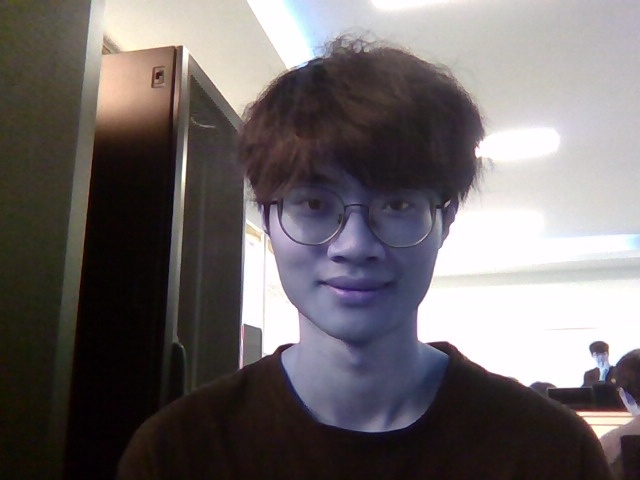
#> input picture Experiment_GUET/src/class_img/2.jpg, 640 x 480 px, found by its file name
$ jupyter execute --allow-errors Experiment_Content_Implementation_split.ipynb
#> lines starting #> are read from the running program, lines starting #| are printed output that depends on the picture
[cell 1]
from pathlib import Path
import numpy as np
import cv2
import matplotlib.pyplot as plt

plt.rcParams['font.sans-serif'] = ['SimHei', 'DejaVu Sans']
plt.rcParams['axes.unicode_minus'] = False


def find_project_root() -> Path:
    cwd = Path.cwd().resolve()
    for p in [cwd, *cwd.parents]:
        if (p / 'Experiment_GUET').exists():
            return p
    raise FileNotFoundError('未找到包含 Experiment_GUET 的项目根目录')


PROJECT_ROOT = find_project_root()
PIC_DIR = PROJECT_ROOT / 'Experiment_GUET' / 'pic'
CLASS_IMG_DIR = PROJECT_ROOT / 'Experiment_GUET' / 'src' / 'class_img'
OUT_DIR = PROJECT_ROOT / 'Experiment_GUET' / 'src' / '实验三' / 'results_strict'
OUT_DIR.mkdir(parents=True, exist_ok=True)


def read_gray(path: Path):
    img = cv2.imread(str(path), cv2.IMREAD_GRAYSCALE)
    if img is None:
        raise FileNotFoundError(f'无法读取图像: {path}')
    return img


def BWBand(w: int, h: int):
    img = np.zeros((321, 201), dtype=np.uint8)
    center_row = 321 // 2
    center_col = 201 // 2
    start_y = center_row - h // 2
    end_y = center_row + h // 2
    start_x = center_col - w // 2
    end_x = center_col + w // 2
    img[start_y:end_y, start_x:end_x] = 255
    return img


def fft_spectrum(gray):
    f = np.fft.fft2(gray.astype(np.float64))
    fshift = np.fft.fftshift(f)
    mag = np.abs(fshift)
    log_mag = np.log1p(mag)
    return f, fshift, mag, log_mag


def normalize_u8(x):
    return cv2.normalize(x, None, 0, 255, cv2.NORM_MINMAX).astype(np.uint8)


def show_and_save(fig, name):
    fig.tight_layout()
    fig.savefig(OUT_DIR / name, dpi=150, bbox_inches='tight')
    plt.show()


def rotate_image(img, angle):
    h, w = img.shape
    m = cv2.getRotationMatrix2D((w / 2.0, h / 2.0), angle, 1.0)
    return cv2.warpAffine(img, m, (w, h), flags=cv2.INTER_NEAREST, borderValue=0)


def add_salt_pepper_noise(img, amount=0.03, salt_vs_pepper=0.5):
    noisy = img.copy()
    total = img.size
    num_salt = int(total * amount * salt_vs_pepper)
    num_pepper = int(total * amount * (1 - salt_vs_pepper))

    ys = np.random.randint(0, img.shape[0], num_salt)
    xs = np.random.randint(0, img.shape[1], num_salt)
    noisy[ys, xs] = 255

    ys = np.random.randint(0, img.shape[0], num_pepper)
    xs = np.random.randint(0, img.shape[1], num_pepper)
    noisy[ys, xs] = 0
    return noisy


def gaussian_lowpass_filter(shape, d0):
    m, n = shape
    y = np.arange(m, dtype=np.float64)[:, None] - m / 2.0
    x = np.arange(n, dtype=np.float64)[None, :] - n / 2.0
    d2 = x * x + y * y
    return np.exp(-d2 / (2.0 * (d0 ** 2)))


def apply_frequency_filter(img, h_filter):
    f = np.fft.fft2(img.astype(np.float64))
    fshift = np.fft.fftshift(f)
    gshift = fshift * h_filter
    g = np.fft.ifft2(np.fft.ifftshift(gshift))
    return normalize_u8(np.real(g)), normalize_u8(np.log1p(np.abs(gshift)))


# [36 lines left out: functions peak_points_from_spectrum, notch_reject, split_peak_groups, not called in this run]


print(f'项目根目录: {PROJECT_ROOT}')
print(f'结果目录: {OUT_DIR}')
np.random.seed(0)

[cell 2]
# 任务1：为什么显示 log(|F|+1)；fftshift 后频谱特性
img = BWBand(7, 11)
f = np.fft.fft2(img.astype(np.float64))
mag_raw = np.abs(f)
log_raw = np.log1p(mag_raw)
fshift = np.fft.fftshift(f)
mag_shift = np.abs(fshift)
log_shift = np.log1p(mag_shift)

fig, ax = plt.subplots(2, 3, figsize=(14, 8))
ax[0, 0].imshow(img, cmap='gray')
ax[0, 0].set_title('BWBand(7,11)')
ax[0, 1].imshow(normalize_u8(mag_raw), cmap='gray')
ax[0, 1].set_title('|F(u,v)| (without log)')
ax[0, 2].imshow(normalize_u8(log_raw), cmap='gray')
ax[0, 2].set_title('log(1+|F(u,v)|) (without shift)')
ax[1, 0].imshow(normalize_u8(log_raw), cmap='gray')
ax[1, 0].set_title('Log spectrum (DC at top-left)')
ax[1, 1].imshow(normalize_u8(mag_shift), cmap='gray')
ax[1, 1].set_title('|F| + fftshift')
ax[1, 2].imshow(normalize_u8(log_shift), cmap='gray')
ax[1, 2].set_title('log(1+|F|) + fftshift')
for a in ax.ravel():
    a.axis('off')
show_and_save(fig, 'task1_log_fftshift.png')
#> in show_and_save, `fig.savefig(OUT_DIR / name, dpi=150, bbox_inches='tight')`:
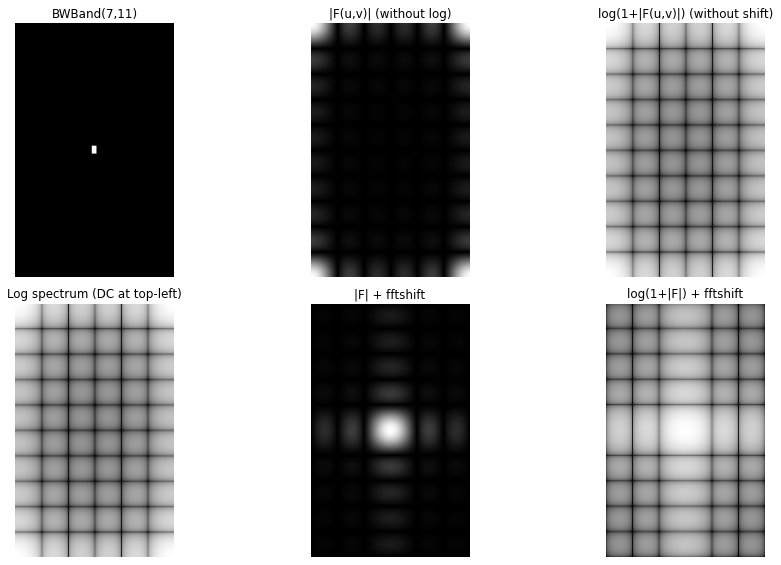
#> figure drawn by matplotlib, 6 panels

[cell 3]
# 任务2：比较 BWBand(21,31) 与 BWBand(21,61) 的功率谱；旋转30°后对比
b1 = BWBand(21, 31)
b2 = BWBand(21, 61)
b1_rot = rotate_image(b1, 30)

_, _, _, ps1 = fft_spectrum(b1)
_, _, _, ps2 = fft_spectrum(b2)
_, _, _, ps1_rot = fft_spectrum(b1_rot)

fig, ax = plt.subplots(2, 3, figsize=(14, 8))
ax[0, 0].imshow(b1, cmap='gray')
ax[0, 0].set_title('BWBand(21,31)')
ax[0, 1].imshow(normalize_u8(ps1), cmap='gray')
ax[0, 1].set_title('Power spectrum of BWBand(21,31)')
ax[0, 2].imshow(normalize_u8(ps2), cmap='gray')
ax[0, 2].set_title('Power spectrum of BWBand(21,61)')

ax[1, 0].imshow(b1_rot, cmap='gray')
ax[1, 0].set_title('BWBand(21,31) rotated by 30°')
ax[1, 1].imshow(normalize_u8(ps1), cmap='gray')
ax[1, 1].set_title('Spectrum before rotation')
ax[1, 2].imshow(normalize_u8(ps1_rot), cmap='gray')
ax[1, 2].set_title('Spectrum after rotation')
for a in ax.ravel():
    a.axis('off')
show_and_save(fig, 'task2_bwbands_and_rotate30.png')
#> call 2 of show_and_save, with name = 'task2_bwbands_and_rotate30.png'
#> in show_and_save (call 2), `fig.savefig(OUT_DIR / name, dpi=150, bbox_inches='tight')`:
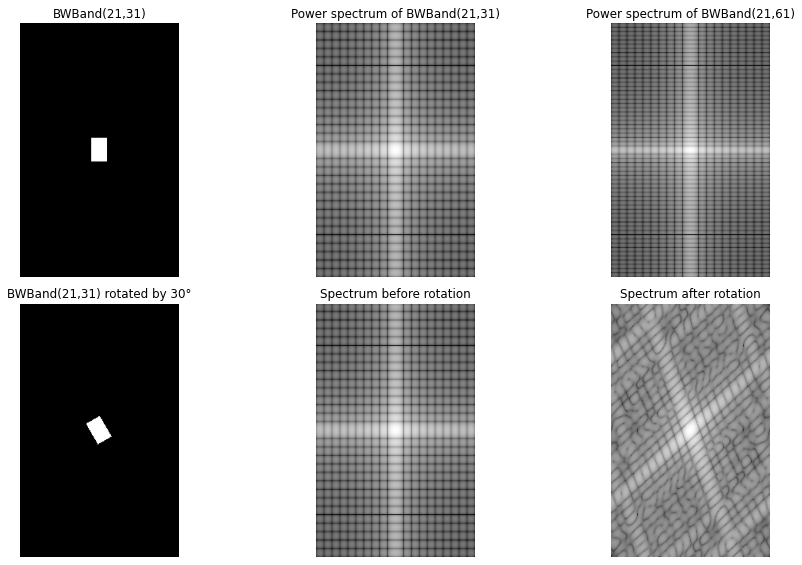
#> figure drawn by matplotlib, 6 panels

F(u,v)=∣F(u,v)∣⋅e
jϕ(u,v)

[cell 4]
# 任务3：自己的照片，比较幅度谱与相位谱重建；并计算 I2=ifft2(phase)
own_path = '/home/ubuntu/codebase/yexijia/github_project/DIP/Experiment_GUET/src/class_img/2.jpg'
img = read_gray(own_path)

f = np.fft.fft2(img.astype(np.float64))
mag = np.abs(f)
phase = np.angle(f)
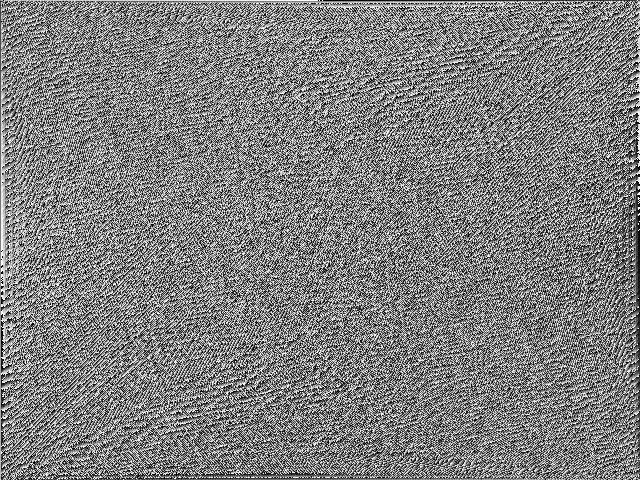
#> phase: shape (480, 640) float64; min -3.14, max 3.14, mean -1.02e-05; drawn with min black and max white

recon_mag = np.fft.ifft2(mag * np.exp(1j * np.zeros_like(phase)))
recon_phase = np.fft.ifft2(np.exp(1j * phase))
i2 = np.fft.ifft2(phase)

fig, ax = plt.subplots(2, 3, figsize=(14, 8))
ax[0, 0].imshow(img, cmap='gray')
ax[0, 0].set_title('Original image (your photo)')
ax[0, 1].imshow(normalize_u8(np.log1p(np.abs(np.fft.fftshift(f)))), cmap='gray')
ax[0, 1].set_title('Magnitude spectrum (log+shift)')
ax[0, 2].imshow(phase, cmap='gray')
ax[0, 2].set_title('Phase spectrum angle(F)')

ax[1, 0].imshow(normalize_u8(np.real(recon_mag)), cmap='gray')
ax[1, 0].set_title('Magnitude-only reconstruction')
ax[1, 1].imshow(normalize_u8(np.real(recon_phase)), cmap='gray')
#> in normalize_u8 (call 12), `return cv2.normalize(x, None, 0, 255, cv2.NORM_MINMAX).astype(np.uint8)`:
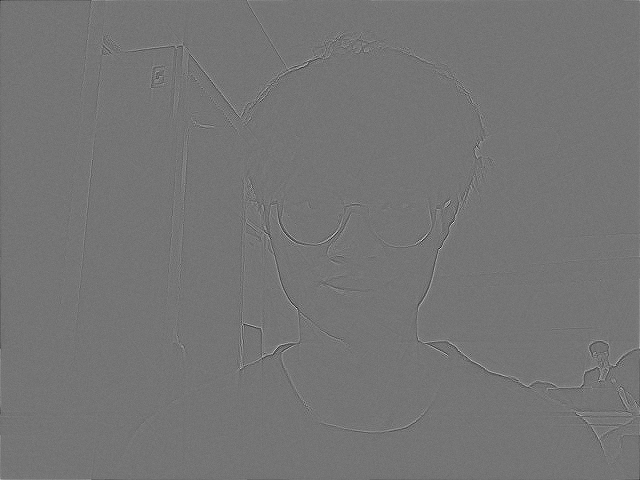
#> returned value: shape (480, 640); min 0, max 254, mean 116.8
ax[1, 1].set_title('Phase-only reconstruction')
ax[1, 2].imshow(normalize_u8(np.real(i2)), cmap='gray')
#> in normalize_u8 (call 13), `return cv2.normalize(x, None, 0, 255, cv2.NORM_MINMAX).astype(np.uint8)`:
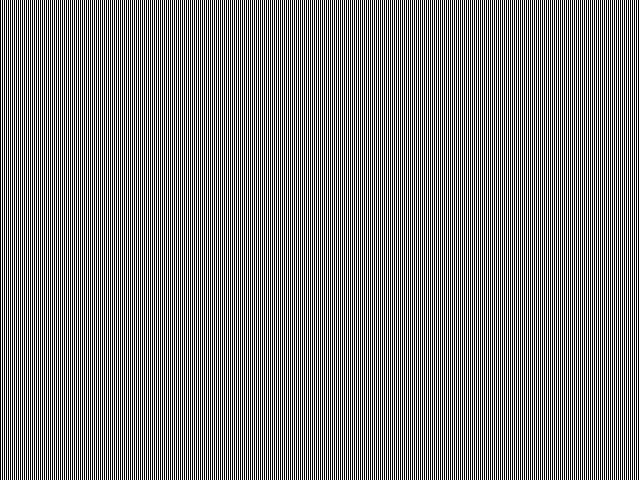
#> returned value: shape (480, 640); values 0 (black) and 254 (white), 50% white in thin lines or dots
ax[1, 2].set_title('I2 = ifft2(phase)')
for a in ax.ravel():
    a.axis('off')
show_and_save(fig, 'task3_magnitude_phase_reconstruct.png')

D0越小，衰减越快，模糊越强

D0越大，衰减越慢，保留更多细节

[cell 5]
# 任务4：Fig0333 加椒盐噪声 + 高斯低通，比较截止频率 D0 影响
base = read_gray(CLASS_IMG_DIR / 'Fig0333(a)(test_pattern_blurring_orig).png')
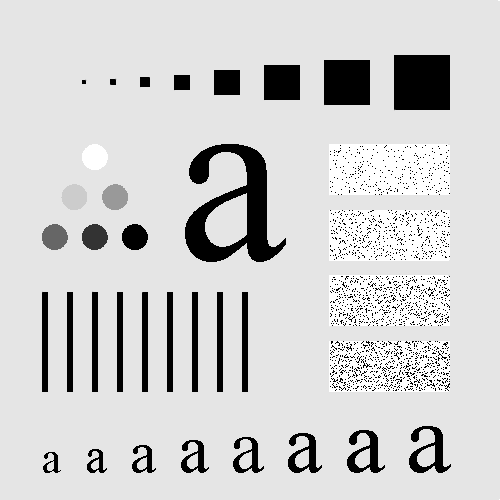
#> input picture Experiment_GUET/src/class_img/Fig0333(a)(test_pattern_blurring_orig).png, 500 x 500 px, found by its file name
#> in read_gray, img is the input picture: shape (500, 500); min 0, max 255, mean 207.4
noisy = add_salt_pepper_noise(base, amount=0.03)

d0_values = [15, 30, 60]
filtered = []
spectra = []
for d0 in d0_values:
    h = gaussian_lowpass_filter(noisy.shape, d0)
    out, gs = apply_frequency_filter(noisy, h)
    filtered.append(out)
    spectra.append(gs)
#> this loop made 3 passes
#> pass 1, `out, gs = apply_frequency_filter(noisy, h)`:
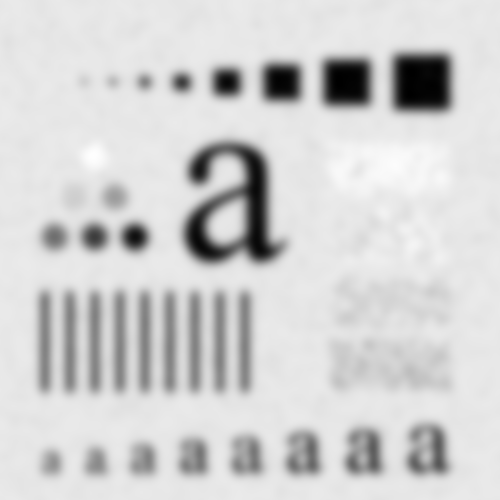
#> out: shape (500, 500); min 0, max 255, mean 209
#> pass 2, `out, gs = apply_frequency_filter(noisy, h)`:
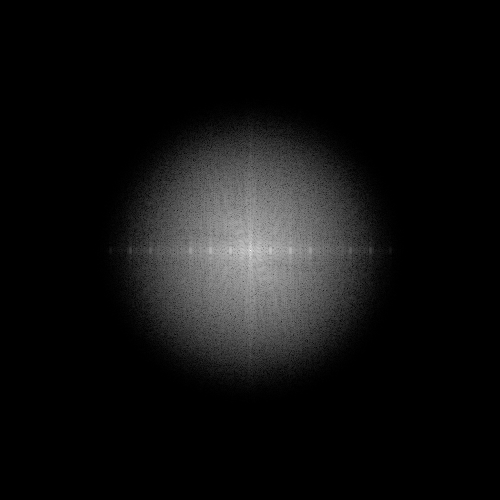
#> gs: shape (500, 500); min 0, max 254, mean 16.7
#> after the loop, filtered = 3 items; spectra = 3 items

fig, ax = plt.subplots(2, 4, figsize=(16, 8))
ax[0, 0].imshow(noisy, cmap='gray')
ax[0, 0].set_title('Image with salt-and-pepper noise')
ax[1, 0].imshow(normalize_u8(np.log1p(np.abs(np.fft.fftshift(np.fft.fft2(noisy))))), cmap='gray')
#> in normalize_u8 (call 20), `return cv2.normalize(x, None, 0, 255, cv2.NORM_MINMAX).astype(np.uint8)`:
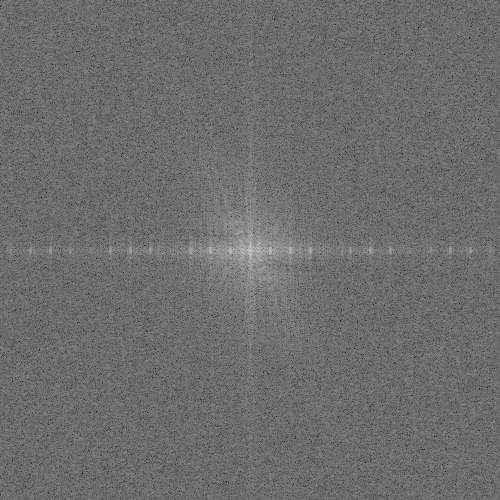
#> returned value: shape (500, 500); min 0, max 255, mean 108.8
ax[1, 0].set_title('Power spectrum of noisy image')
ax[0, 0].axis('off')
ax[1, 0].axis('off')

for i, d0 in enumerate(d0_values):
    ax[0, i + 1].imshow(filtered[i], cmap='gray')
    ax[0, i + 1].set_title(f'Gaussian low-pass D0={d0}')
    ax[1, i + 1].imshow(spectra[i], cmap='gray')
    ax[1, i + 1].set_title(f'Filtered spectrum D0={d0}')
    ax[0, i + 1].axis('off')
    ax[1, i + 1].axis('off')
show_and_save(fig, 'task4_saltpepper_gaussian_lp.png')
#> call 4 of show_and_save, with name = 'task4_saltpepper_gaussian_lp.png'
#> in show_and_save (call 4), `fig.savefig(OUT_DIR / name, dpi=150, bbox_inches='tight')`:
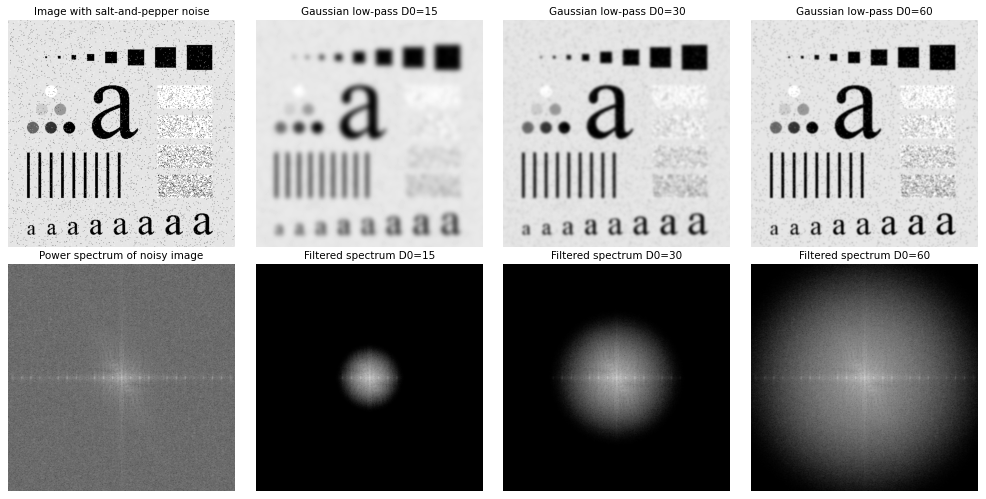
#> figure drawn by matplotlib, 8 panels
